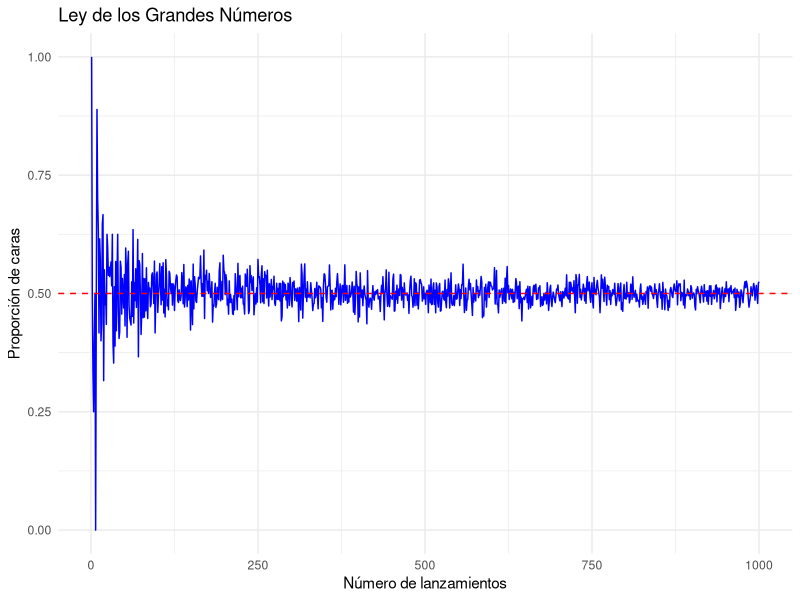
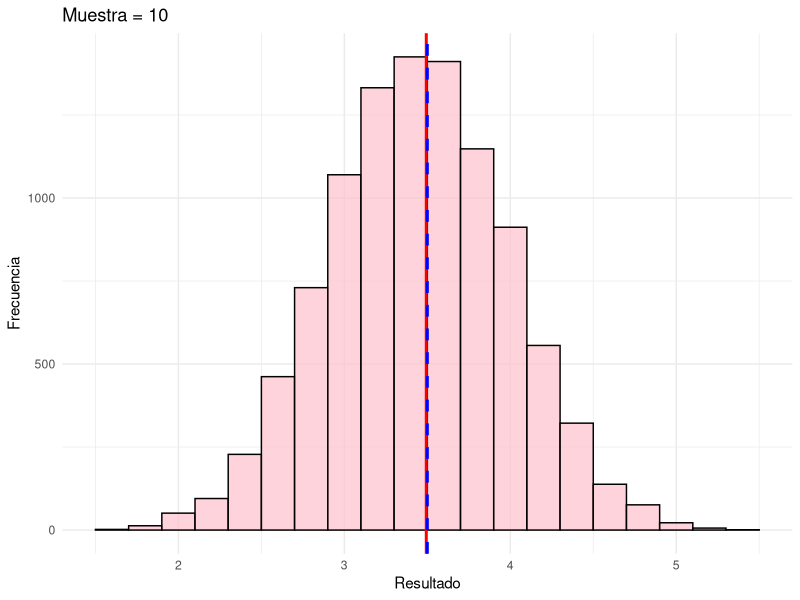
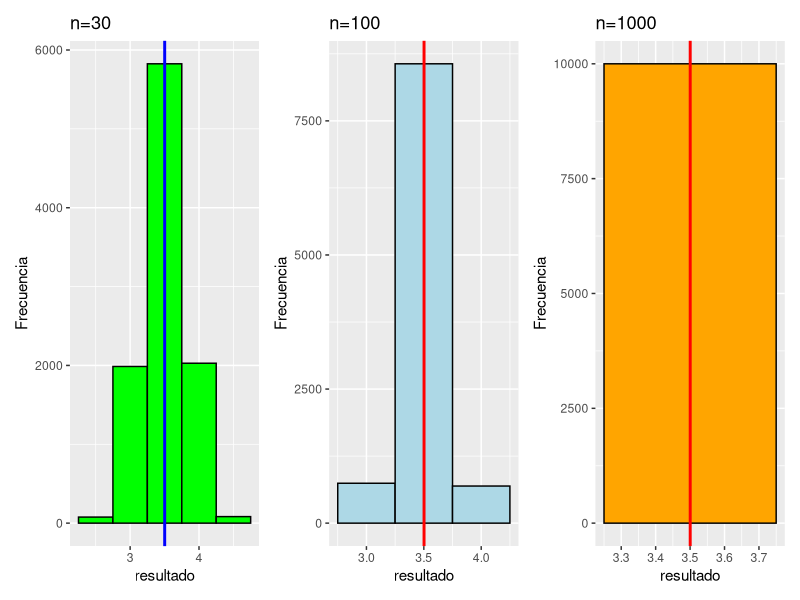

These charts were generated, in order, by the following R code:
## ---- chunk 1
library(tidyverse)
library(patchwork)
## ---- chunk 2
# Parámetros
n_lanzamientos_max <- 1000  # Número máximo de lanzamientos (muestra grande)
probabilidad_cara <- 0.5    # Probabilidad de cara (y cruz también es 0.5)
set.seed(123)  # Fijamos una semilla para reproducibilidad

## ---- chunk 3
# Vector para almacenar las proporciones
proporciones <- numeric(n_lanzamientos_max)
#numeric crea un vector que se llama proporciones de longitud (n_lanzamientos_max)
## ---- chunk 4
# Simular lanzamientos y calcular las proporciones acumuladas
for (i in 1:n_lanzamientos_max) {
  lanzamientos <- sample(c(0, 1), size = i, 
                         replace = TRUE, 
                         prob = c(probabilidad_cara, 1 - probabilidad_cara))
  proporciones[i] <- mean(lanzamientos)  # Promedio de caras (proporción de 1s)
}
## ---- chunk 5
# Crear un data.frame para ggplot
df <- data.frame(
  lanzamientos = 1:n_lanzamientos_max,
  proporciones = proporciones
)
## ---- chunk 6
# Crear el gráfico con ggplot2
library(tidyverse)
ggplot(df, aes(x = lanzamientos, y = proporciones)) +
  geom_line(color = "blue") +  # Línea azul para las proporciones
  geom_hline(yintercept = 0.5, color = "red", linetype = "dashed") +  # Línea roja en y=0.5
  labs(x = "Número de lanzamientos", 
       y = "Proporción de caras", 
       title = "Ley de los Grandes Números") +
  theme_minimal()  # Usamos un tema limpio
## ---- chunk 7
resultado <- sample(1:6, 10000, replace=T)
## ---- chunk 8
x10 <- c() #declaramos un vector
k<- 10000
## ---- chunk 9
for ( i in 1:k) {
  x10[i] = mean(sample(1:6,10, replace = TRUE))}
## ---- chunk 10
df <- data.frame(x10 = x10)
## ---- chunk 11
ggplot(df, aes(x = x10)) +
  geom_histogram(binwidth = 0.2, fill = "pink", color = "black", alpha = 0.7) +  # Histograma
  geom_vline(aes(xintercept = mean(x10)), color = "red", linetype = "solid", size = 1) +  # Línea en la media muestral
  geom_vline(xintercept = 3.5, color = "blue", linetype = "dashed", size = 1) +  # Línea en el valor esperado
  labs(title = "Muestra = 10", x = "Resultado", y = "Frecuencia") +
  theme_minimal()  # Tema minimalista
## ---- chunk 12
x30 <- c()
x100 <- c()
x1000 <- c()
k =10000

#Para cada i desde 1 hasta k genera una muestra de tamaño 30, 100 y 1000 con números del 1 al 6 con reemplazo. Calcula la media para cada uno.

for ( i in 1:k){ 
  x30[i] = mean(sample(1:6,30, replace = TRUE))
  x100[i] = mean(sample(1:6,100, replace = TRUE))
  x1000[i] = mean(sample(1:6,1000, replace = TRUE))
}

## ---- chunk 13
# Crear los tres histogramas
p1 <- ggplot(data.frame(x = x30), aes(x)) +
  geom_histogram(binwidth = 0.5, fill = "green", color = "black") +
  geom_vline(aes(xintercept = mean(x30)), color = "blue", size = 1) +
  labs(title = "n=30", x = "resultado", y = "Frecuencia")

p2 <- ggplot(data.frame(x = x100), aes(x)) +
  geom_histogram(binwidth = 0.5, fill = "lightblue", color = "black") +
  geom_vline(aes(xintercept = mean(x100)), color = "red", size = 1) +
  labs(title = "n=100", x = "resultado", y = "Frecuencia")

p3 <- ggplot(data.frame(x = x1000), aes(x)) +
  geom_histogram(binwidth = 0.5, fill = "orange", color = "black") +
  geom_vline(aes(xintercept = mean(x1000)), color = "red", size = 1) +
  labs(title = "n=1000", x = "resultado", y = "Frecuencia")

## ---- chunk 14
# Combinar los tres gráficos en una sola fila
(p1 | p2 | p3)
## ---- chunk 15
# Generamos una muestra aleatoria de datos
set.seed(123)  # Para replicabilidad
muestra <- rnorm(100, mean = 50, sd = 10)  # Muestra de 100 datos con media 50 y desviación estándar 10
## ---- chunk 16
# Calculamos el estimador puntual de la media (media muestral)
media_muestral <- mean(muestra)
cat("El estimador puntual de la media es:", media_muestral, "\n")

#La función cat() en R se utiliza para concatenar y mostrar texto en la consola.
## ---- chunk 17
# Estimador puntual de la varianza (varianza muestral)
varianza_muestral <- var(muestra)
cat("El estimador puntual de la varianza es:", varianza_muestral, "\n")
## ---- chunk 18
# Supongamos que tenemos una muestra binaria de 0s y 1s
muestra_binaria <- sample(c(0, 1), size = 100, replace = TRUE)
## ---- chunk 19
# Estimador puntual de la proporción (proporción de 1s en la muestra)
proporcion_muestral <- mean(muestra_binaria)  # La media de una muestra binaria es igual a la proporción de 1s
cat("El estimador puntual de la proporción es:", proporcion_muestral, "\n")
